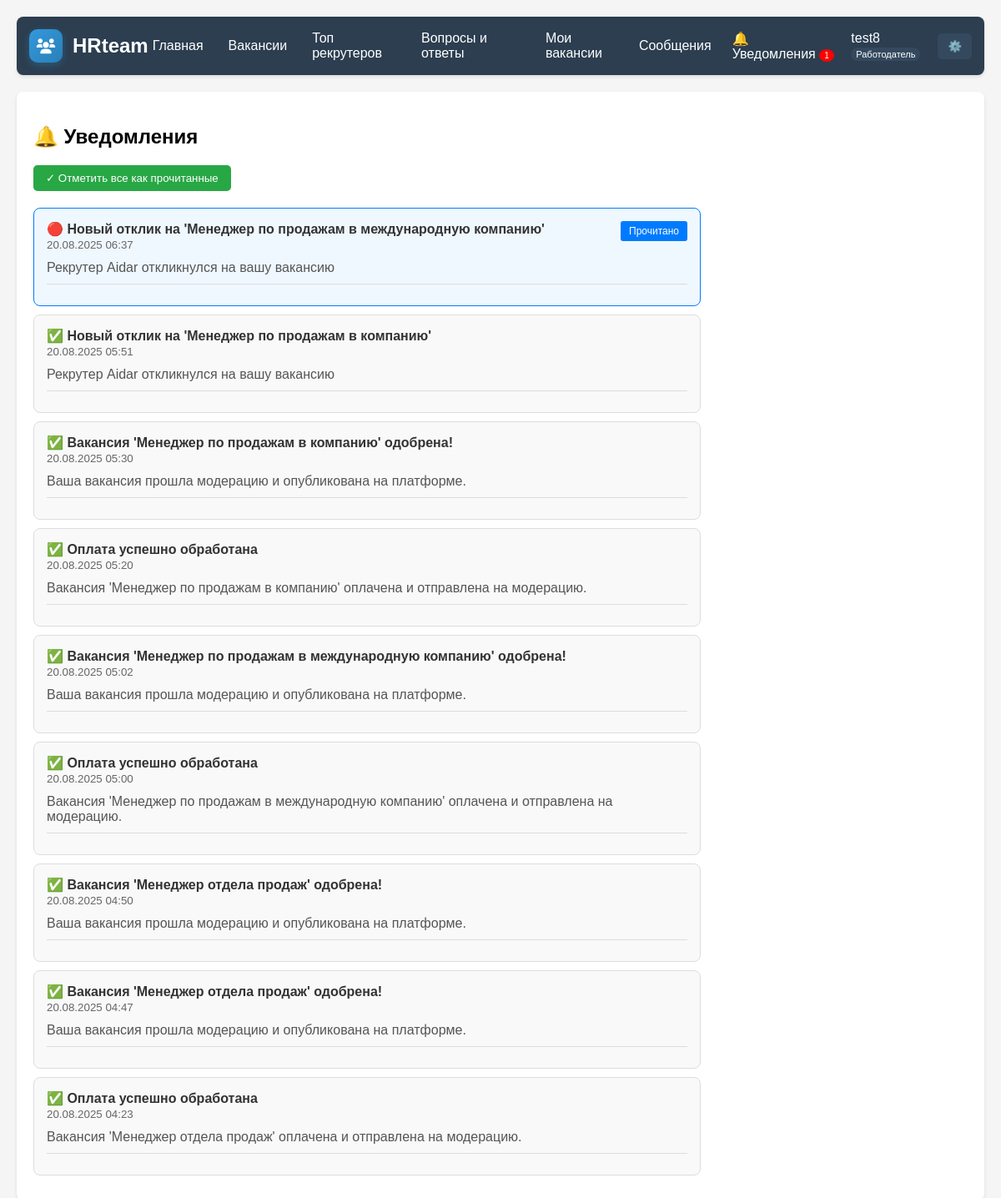
The app's page /notifications (signed in) with its own data.
### models.py (models this page shows)
class User(Base):
    __tablename__ = "users"
    id = Column(String, primary_key=True, default=lambda: str(uuid.uuid4()))
    email = Column(String, unique=True, index=True, nullable=False)
    name = Column(String, nullable=False)
    hashed_password = Column(String, nullable=False)
    user_type = Column(Enum(UserType), nullable=False)
    first_name = Column(String)
    last_name = Column(String)
    phone = Column(String)
    location = Column(String)
    bio = Column(Text)
    avatar_url = Column(String)
    experience = Column(Text)
    specialization = Column(String)
    portfolio_url = Column(String)
    resume_url = Column(String)
    skills = Column(Text)  # JSON список навыков
    certifications = Column(Text)
    languages = Column(String)  # JSON список языков
    hourly_rate = Column(Float)
    availability = Column(String)  # full-time, part-time, freelance
    company = Column(String)
    company_size = Column(String)
    industry = Column(String)
    website = Column(String)
    company_description = Column(Text)
    tax_id = Column(String)
    is_verified = Column(Boolean, default=False)
    is_active = Column(Boolean, default=True)
    email_verified = Column(Boolean, default=False)
    phone_verified = Column(Boolean, default=False)
    verification_token = Column(String)
    reset_password_token = Column(String)
    reset_password_expires = Column(DateTime)
    last_login = Column(DateTime)
    last_activity = Column(DateTime)
    login_count = Column(Integer, default=0)
    profile_completion = Column(Integer, default=0)  # процент заполненности профиля
    email_notifications = Column(Boolean, default=True)
    sms_notifications = Column(Boolean, default=False)
    push_notifications = Column(Boolean, default=True)
    newsletter_subscription = Column(Boolean, default=True)
    created_at = Column(DateTime, default=datetime.utcnow)
    updated_at = Column(DateTime, default=datetime.utcnow, onupdate=datetime.utcnow)
    deleted_at = Column(DateTime)  # soft delete
    jobs = relationship("Job", back_populates="employer", foreign_keys="Job.employer_id")
    recruiter_applications = relationship("Application", back_populates="recruiter")
    sent_messages = relationship("Message", back_populates="sender", foreign_keys="Message.sender_id")
    received_messages = relationship("Message", back_populates="receiver", foreign_keys="Message.receiver_id")
    recruiter_ratings = relationship("RecruiterRating", back_populates="recruiter", foreign_keys="RecruiterRating.recruiter_id")
    employer_ratings = relationship("RecruiterRating", back_populates="employer", foreign_keys="RecruiterRating.employer_id")
    notifications = relationship("Notification", back_populates="user", foreign_keys="Notification.user_id")
    payments = relationship("Payment", back_populates="employer")

class Notification(Base):
    __tablename__ = "notifications"
    id = Column(String, primary_key=True, default=lambda: str(uuid.uuid4()))
    user_id = Column(String, ForeignKey("users.id"))
    type = Column(Enum(NotificationType), nullable=False)
    title = Column(String, nullable=False)
    message = Column(Text, nullable=False)
    data = Column(Text)  # JSON дополнительные данные
    action_url = Column(String)  # ссылка для действия
    image_url = Column(String)  # картинка для уведомления
    is_read = Column(Boolean, default=False)
    is_sent = Column(Boolean, default=False)  # отправлено ли уведомление
    channel = Column(String, default="app")  # app, email, sms, push
    related_job_id = Column(String)
    related_user_id = Column(String)
    related_application_id = Column(String)
    related_payment_id = Column(String)
    related_message_id = Column(String)
    scheduled_for = Column(DateTime)  # запланировано на
    sent_at = Column(DateTime)
    read_at = Column(DateTime)
    expires_at = Column(DateTime)
    created_at = Column(DateTime, default=datetime.utcnow)
    user = relationship("User", back_populates="notifications", foreign_keys=[user_id])

### main.py (the view)
@app.get("/notifications", response_class=HTMLResponse)
def notifications(request: Request, db: Session = Depends(get_db), current_user: User = Depends(get_required_user)):
    unread_count = get_unread_notifications_count(db, current_user.id)
    notifications = db.query(Notification).filter(Notification.user_id == current_user.id).order_by(Notification.created_at.desc()).all()
    return templates.TemplateResponse("notifications.html", {
        "request": request,
        "notifications": notifications,
        "current_user": current_user,
        "unread_count": unread_count
    })

### templates/notifications.html (shortened to what this page needs)
{% extends "base.html" %}
{% block content %}
  <h2>🔔 Уведомления</h2>
  <div style="margin-bottom: 20px;">
    <form method="post" action="/notifications/read-all" style="display: inline;">
      <button type="submit" style="background: #28a745; color: white; padding: 8px 15px; border: none; border-radius: 5px;">
        ✓ Отметить все как прочитанные
      </button>
    </form>
  </div>
  {% if notifications %}
    <div style="max-width: 800px;">
      {% for notification in notifications %}
        {% if not notification.is_read %}
          <div style="border: 1px solid #007bff; border-radius: 8px; padding: 15px; margin-bottom: 10px; background-color: #f0f8ff;">
        {% else %}
          <div style="border: 1px solid #ddd; border-radius: 8px; padding: 15px; margin-bottom: 10px; background-color: #f9f9f9;">
        {% endif %}
          <div style="display: flex; justify-content: space-between; align-items: start; margin-bottom: 10px;">
            <div>
              <h4 style="margin: 0; color: #333;">
                {% if not notification.is_read %}🔴{% else %}✅{% endif %}
                {{ notification.title }}
              </h4>
              <small style="color: #666;">{{ notification.created_at.strftime('%d.%m.%Y %H:%M') }}</small>
            </div>
            {% if not notification.is_read %}
              <form method="post" action="/notifications/{{ notification.id }}/read" style="margin: 0;">
                <button type="submit" style="background: #007bff; color: white; padding: 5px 10px; border: none; border-radius: 3px; font-size: 12px;">
                  Прочитано
                </button>
              </form>
            {% endif %}
          </div>
          <p style="margin: 10px 0; color: #555;">{{ notification.message }}</p>
          <div style="border-top: 1px solid #ddd; padding-top: 10px;">
          </div>
        </div>
      {% endfor %}
    </div>
  {% else %}
    <div style="text-align: center; padding: 50px; color: #666;">
      <h3>📭 Нет уведомлений</h3>
      <p>Здесь будут появляться уведомления о новых откликах, вакансиях и сообщениях</p>
    </div>
  {% endif %}
{% endblock %}

### templates/base.html (shortened to what this page needs)
<!DOCTYPE html>
<html lang="ru">
<head>
  <link rel="stylesheet" href="/static/style.css">
  <link href="https://cdnjs.cloudflare.com/ajax/libs/font-awesome/6.0.0/css/all.min.css" rel="stylesheet">
</head>
<body>
  <header style="background: #2c3e50; color: white; padding: 15px; display: flex; justify-content: space-between; align-items: center;">
    <div style="display: flex; align-items: center; gap: 12px;">
      <div style="background: linear-gradient(135deg, #3498db, #2980b9); width: 40px; height: 40px; border-radius: 10px; display: flex; align-items: center; justify-content: center; box-shadow: 0 3px 10px rgba(52,152,219,0.3);">
        <i class="fas fa-users" style="color: white; font-size: 18px;"></i>
      </div>
      <h1 style="margin: 0; color: white; font-size: 24px; font-weight: bold;">HRteam</h1>
    </div>
    <nav style="display: flex; align-items: center; gap: 20px;">
      <a href="/" style="color: white; text-decoration: none;">Главная</a>
      <a href="/jobs" style="color: white; text-decoration: none;">Вакансии</a>
      <a href="/top-recruiters" style="color: white; text-decoration: none;">Топ рекрутеров</a>
      <a href="/faq" style="color: white; text-decoration: none;">Вопросы и ответы</a>
      {% if current_user %}
        <div style="display: flex; align-items: center; gap: 15px;">
          {% if current_user.user_type.value == 'employer' %}
            <a href="/my/jobs" style="color: white; text-decoration: none;">Мои вакансии</a>
          {% endif %}
          <a href="/messages" style="color: white; text-decoration: none;">Сообщения</a>
          <a href="/notifications" style="color: white; text-decoration: none;">
            🔔 Уведомления
            {% if unread_count > 0 %}
              <span style="background: red; color: white; border-radius: 50%; padding: 2px 6px; font-size: 10px;">{{ unread_count }}</span>
            {% endif %}
          </a>
          <div style="display: flex; align-items: center; gap: 10px;">
            <span>{{ current_user.name }}
              {% if current_user.user_type.value == 'employer' %}
                <span style="font-size: 11px; background: #34495e; padding: 2px 6px; border-radius: 10px;">Работодатель</span>
              {% elif current_user.user_type.value == 'recruiter' %}
                <span style="font-size: 11px; background: #27ae60; padding: 2px 6px; border-radius: 10px;">Рекрутер</span>
              {% elif current_user.user_type.value == 'admin' %}
                <span style="font-size: 11px; background: #e74c3c; padding: 2px 6px; border-radius: 10px;">Администратор</span>
              {% endif %}
            </span>
            <div style="position: relative; display: inline-block;">
              <button style="background: #34495e; color: white; border: none; padding: 8px 12px; border-radius: 5px; cursor: pointer;" onclick="toggleDropdown()">
                ⚙️
              </button>
            </div>
          </div>
        </div>
      {% else %}
        <a href="/register" style="color: white; text-decoration: none;">Регистрация</a>
        <a href="/login" style="color: white; text-decoration: none; background: #3498db; padding: 8px 15px; border-radius: 5px;">🔒 Вход</a>
      {% endif %}
    </nav>
  </header>
  <main style="max-width: 1200px; margin: 0 auto; padding: 20px;">
    {% block content %}{% endblock %}
  </main>
</body>
</html>

### static/style.css (style rules this page uses)
body { font-family: Arial, sans-serif; margin: 0; padding: 20px; background-color: #f5f5f5; }
header { background-color: white; padding: 20px; border-radius: 8px; margin-bottom: 20px; box-shadow: 0 2px 4px rgba(0,0,0,0.1); }
nav a { text-decoration: none; color: #007bff; margin: 0 5px; }
main { background-color: white; padding: 20px; border-radius: 8px; box-shadow: 0 2px 4px rgba(0,0,0,0.1); }
form button { background: #007bff; color: white; padding: 10px 20px; border: none; border-radius: 4px; cursor: pointer; }

### records on screen
User: name "test8"
Notification: title "Новый отклик на 'Менеджер по продажам в международную компанию'", created_at "20.08.2025 06:37", message "Рекрутер Aidar откликнулся на вашу вакансию"
Notification: title "Новый отклик на 'Менеджер по продажам в компанию'", created_at "20.08.2025 05:51", message "Рекрутер Aidar откликнулся на вашу вакансию"
Notification: title "Вакансия 'Менеджер по продажам в компанию' одобрена!", created_at "20.08.2025 05:30", message "Ваша вакансия прошла модерацию и опубликована на платформе."
Notification: title "Оплата успешно обработана", created_at "20.08.2025 05:20", message "Вакансия 'Менеджер по продажам в компанию' оплачена и отправлена на модерацию."
Notification: title "Вакансия 'Менеджер по продажам в международную компанию' одобрена!", created_at "20.08.2025 05:02", message "Ваша вакансия прошла модерацию и опубликована на платформе."
Notification: title "Оплата успешно обработана", created_at "20.08.2025 05:00", message "Вакансия 'Менеджер по продажам в международную компанию' оплачена и отправлена на модерацию."
Notification: title "Вакансия 'Менеджер отдела продаж' одобрена!", created_at "20.08.2025 04:50", message "Ваша вакансия прошла модерацию и опубликована на платформе."
Notification: title "Вакансия 'Менеджер отдела продаж' одобрена!", created_at "20.08.2025 04:47", message "Ваша вакансия прошла модерацию и опубликована на платформе."
Notification: title "Оплата успешно обработана", created_at "20.08.2025 04:23", message "Вакансия 'Менеджер отдела продаж' оплачена и отправлена на модерацию."

### other values on screen
{{ unread_count }} "1"
